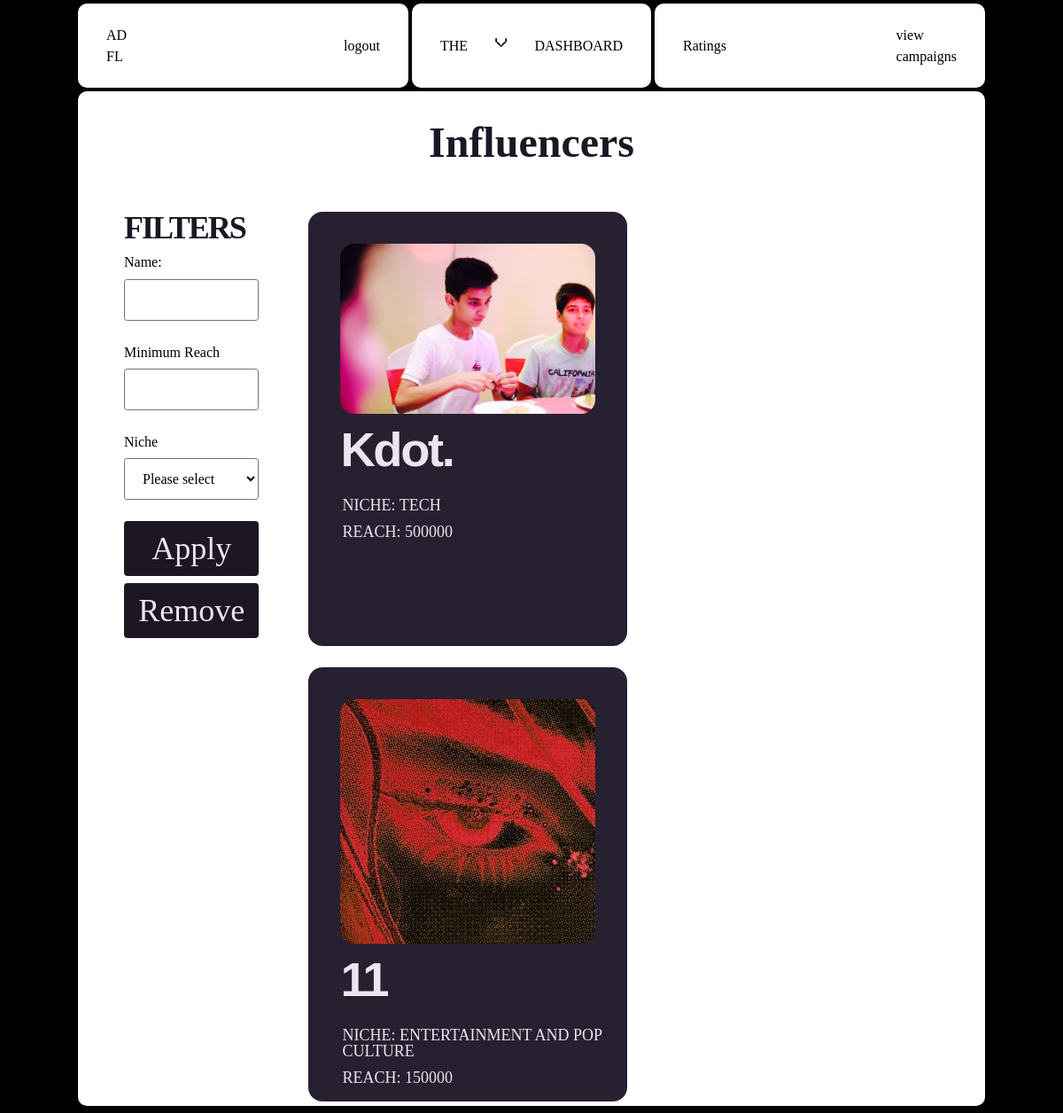
The app's page /sponsor/campaign/4/browse_influencers (signed in) with its own data.
### Adfluence/models.py (models this page shows)
class Influencer(db.Model, UserMixin):
    __tablename__ = "influencer"
    id = db.Column(db.Integer, primary_key=True)
    name = db.Column(db.String(150), nullable=False)
    email = db.Column(db.String(150), nullable=False)
    profile_picture = db.Column(db.String(100), nullable=False)
    niche = db.Column(db.String(100), nullable=False)
    reach = db.Column(db.Integer, nullable=False)
    user_id = Column(Integer, ForeignKey("user.id"), nullable=False)
    platform = db.Column(db.String(100), nullable=False)
    bank_account_balance = db.Column(db.Float, default=0.0)
    flagged = db.Column(db.Boolean, default=False)
    transactions = relationship(
        "Transaction", backref="influencer", cascade="all, delete-orphan"
    )
    ratings = relationship("Rating", backref="influencer", cascade="all, delete-orphan")

### Adfluence/sponsor.py (the view)
@sponsor.route("/campaign/<int:campaign_id>/browse_influencers")
@login_required
@role_required("Sponsor")
def browse_influencers(campaign_id):
    campaign = Campaign.query.get_or_404(campaign_id)
    reach = request.args.get("reach")
    niche = request.args.get("niche")
    name = request.args.get("name")
    query = Influencer.query
    if reach:
        query = query.filter(Influencer.reach >= int(reach))
    if niche:
        query = query.filter(Influencer.niche == niche)
    if name:
        query = query.filter(Influencer.name.ilike(f"%{name}%"))
    filtered_influencers = query.all()
    return render_template(
        "Sponsor/browse_influencers.html",
        influencers=filtered_influencers,
        campaign=campaign,
    )

### Adfluence/auth.py (called while the page is built)
def role_required(role):
    def decorator(f):
        @wraps(f)
        def decorated_function(*args, **kwargs):
            if current_user.role != role:
                abort(403)
            return f(*args, **kwargs)
        return decorated_function
    return decorator

### Adfluence/templates/Sponsor/browse_influencers.html (shortened to what this page needs)
{% extends "base.html" %} {% block head %}
<link
  rel="stylesheet"
  href="{{ url_for('static', filename='src/sponsor_css/browse_influencer.css') }}"
/>
{% endblock %} {% block content %}
<div class="container">
  <nav>
    <div class="nav-1">
      <a href="{{ url_for('sponsor.dashboard') }}" class="logo view">
        AD <br />
        FL
      </a>
      <a href="{{ url_for('views.logout') }}" class="view">logout</a>
    </div>
    <div class="nav-2">
      <p class="menu-button">the</p>
      <p class="x">v</p>
      <p class="menu-button">dashboard</p>
    </div>
    <div class="nav-3">
      <a class="view" href="{{ url_for('sponsor.view_ratings') }}">Ratings</a>
      <a href="{{ url_for('sponsor.viewCampaigns') }}" class="view">
        view <br />
        campaigns
      </a>
    </div>
  </nav>
  <div class="content-wrapper">
    <div class="col">
      <div class="header">
        <h1>Influencers</h1>
      </div>
      <div class="main-container">
        <div class="col-1">
          <form
            action="{{ url_for('sponsor.browse_influencers',campaign_id=campaign.id) }}"
            method="get"
          >
            <p>Filters</p>
            <label for="name">Name:</label>
            <input type="text" id="name" name="name" class="cc-input" />
            <br>
            <label for="reach">Minimum Reach</label>
            <input type="number" id="reach" name="reach" class="cc-input" />
            <br />
            <label for="niche">Niche</label>
            <select class="cc-input" id="niche" name="niche">
              <option value="">Please select</option>
            </select>
            <br />
            <a href="">
              <button type="submit">Apply</button>
            </a>
            <a
              href="{{ url_for('sponsor.view_all_influencers',campaign_id=campaign.id) }}"
            >
              <button type="button">Remove</button></a
            >
          </form>
        </div>
        <div class="col-2">
          {% for influencer in influencers %}
          <div class="square">
            <div class="pfp-wrapper">
              <img
                src="{{ url_for('static', filename='uploads/' + influencer.profile_picture) }}"
                alt="{{ influencer.name }}'s profile picture"
                class="pfp"
              />
            </div>
            <div class="name">{{ influencer.name }}</div>
            <div class="attributes">
              <p>Niche: {{ influencer.niche }}</p>
              <p>Reach: {{ influencer.reach }}</p>
            </div>
          </div>
          {% endfor %}
        </div>
      </div>
    </div>
  </div>
</div>
{% endblock %}

### Adfluence/static/css/main.css (style rules this page uses)
html, :host { line-height: 1.5; -webkit-text-size-adjust: 100%; -moz-tab-size: 4; -o-tab-size: 4; tab-size: 4; font-family: ui-sans-serif, system-ui, sans-serif, "Apple Color Emoji", "Segoe UI Emoji", "Segoe UI Symbol", "Noto Color Emoji"; font-feature-settings: normal; font-variation-settings: normal; -webkit-tap-highlight-color: transparent; }
body { margin: 0; line-height: inherit; }
h1, h2, h3, h4, h5, h6 { font-size: inherit; font-weight: inherit; }
a { color: inherit; text-decoration: inherit; }
button, input, optgroup, select, textarea { font-family: inherit; font-feature-settings: inherit; font-variation-settings: inherit; font-size: 100%; font-weight: inherit; line-height: inherit; letter-spacing: inherit; color: inherit; margin: 0; padding: 0; }
button, select { text-transform: none; }
button, input:where([type='button']), input:where([type='reset']), input:where([type='submit']) { -webkit-appearance: button; background-color: transparent; background-image: none; }
blockquote, dl, dd, h1, h2, h3, h4, h5, h6, hr, figure, p, pre { margin: 0; }
input::placeholder, textarea::placeholder { opacity: 1; color: #9ca3af; }
button, [role="button"] { cursor: pointer; }
img, svg, video, canvas, audio, iframe, embed, object { display: block; vertical-align: middle; }
img, video { max-width: 100%; height: auto; }
.container { width: 100%; }
@media (min-width: 640px) { .container { max-width: 640px; } }
@media (min-width: 768px) { .container { max-width: 768px; } }
@media (min-width: 1024px) { .container { max-width: 1024px; } }
* { margin: 0; padding: 0; }
.container { margin: 0 auto; }

### Adfluence/static/src/input.css (style rules this page uses)
* { margin: 0; padding: 0; }
.container { margin: 0 auto; }

### records on screen
Influencer: profile_picture (picture), name "Kdot.", niche "TECH", reach "500000"
Influencer: profile_picture (picture), name "11", niche "ENTERTAINMENT AND POP CULTURE", reach "150000"
